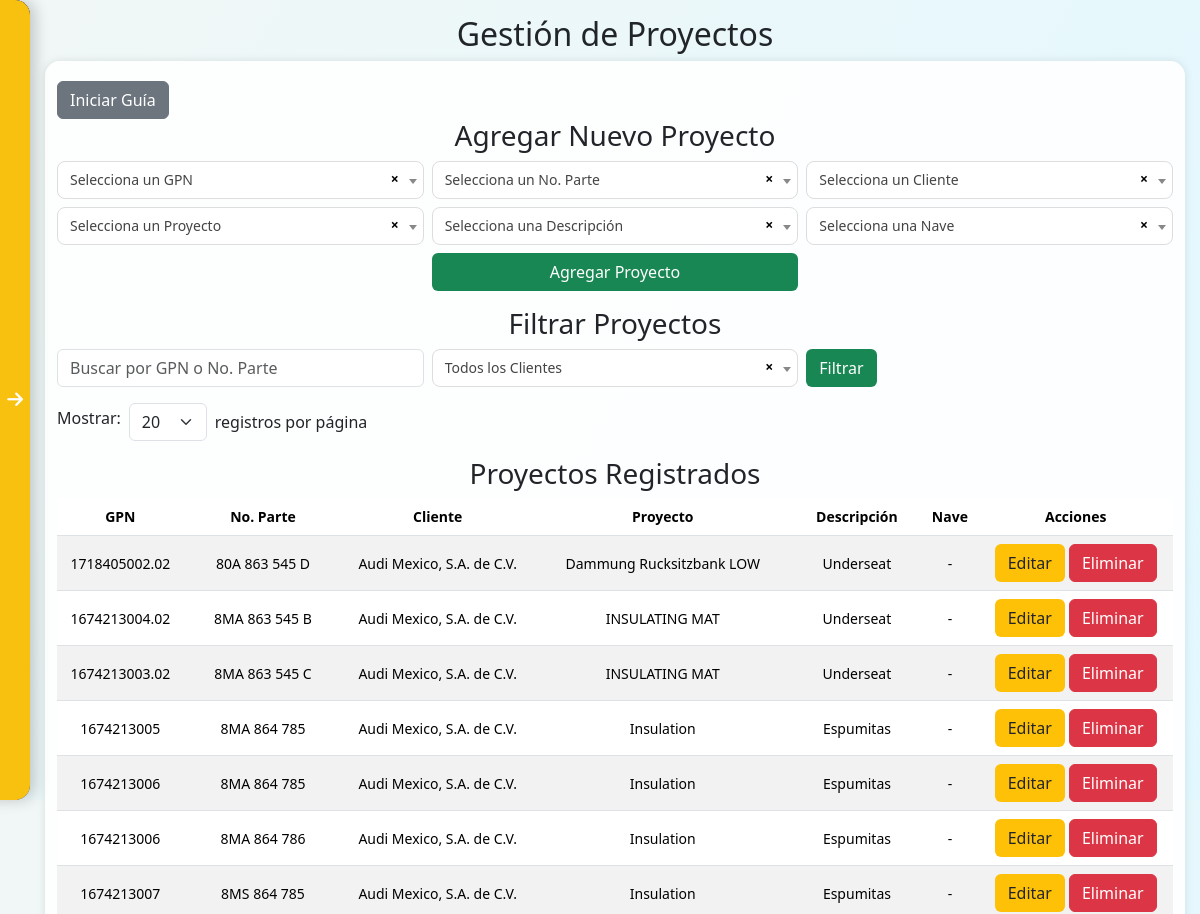
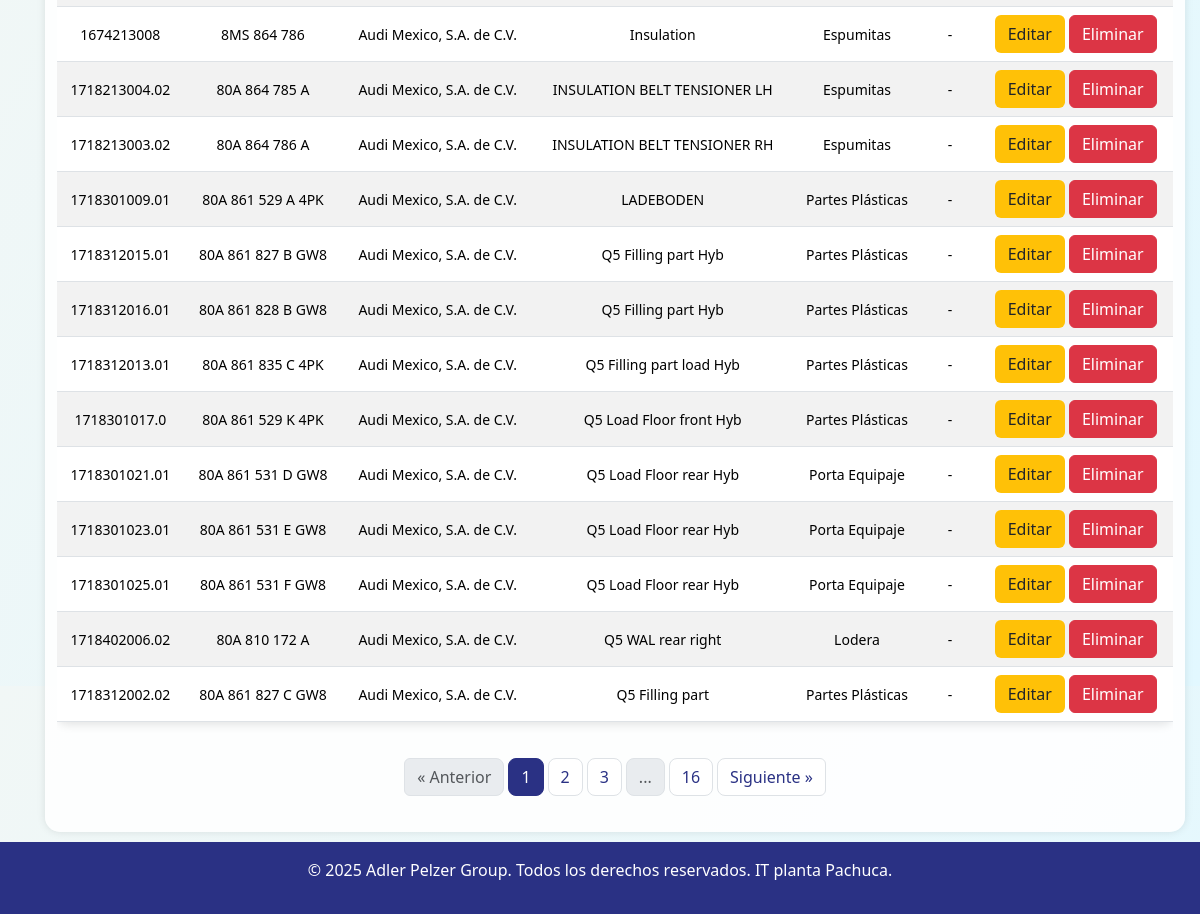
The app's page /Vista/proyectos.php (signed in) with its own data (2 pictures, top to bottom).
### tables this page shows
CREATE TABLE `proyectos` (
  `id` int(11) NOT NULL,
  `gpn` varchar(100) DEFAULT NULL,
  `numero_parte` varchar(100) DEFAULT NULL,
  `cliente` varchar(100) DEFAULT NULL,
  `proyecto` varchar(200) DEFAULT NULL,
  `descripcion` text DEFAULT NULL,
  `nave` varchar(50) DEFAULT NULL
);

### Vista/proyectos.php (the view, shortened to what this page needs)
<?php
$servername = "localhost";
$username = "root";
$password = "";
$database = "auditoria";
$conn = new mysqli($servername, $username, $password, $database);
$records_per_page = isset($_GET['per_page']) ? intval($_GET['per_page']) : 20;
$current_page = isset($_GET['page']) ? intval($_GET['page']) : 1;
$offset = ($current_page - 1) * $records_per_page;
$search_query = isset($_GET['search']) ? trim($_GET['search']) : '';
$selected_cliente = isset($_GET['cliente_filter']) ? trim($_GET['cliente_filter']) : '';
$sql_total = "SELECT COUNT(*) as total FROM proyectos WHERE 1=1";
$sql_proyectos = "SELECT * FROM proyectos WHERE 1=1";
$params = [];
$types = "";
$result_total = $conn->query($sql_total);
$total_records = $result_total->fetch_assoc()['total'];
$total_pages = ceil($total_records / $records_per_page);
$sql_proyectos .= " ORDER BY cliente ASC, proyecto ASC, descripcion ASC LIMIT ? OFFSET ?";
$params[] = $records_per_page;
$params[] = $offset;
$types .= "ii";
$stmt_proyectos = $conn->prepare($sql_proyectos);
$stmt_proyectos->bind_param($types, ...$params);
$stmt_proyectos->execute();
$result_proyectos = $stmt_proyectos->get_result();
?>
<!DOCTYPE html>
<html lang="es">
<head>
    <link href="https://cdn.jsdelivr.net/npm/bootstrap@5.3.3/dist/css/bootstrap.min.css" rel="stylesheet">
    <link rel="stylesheet" href="https://cdnjs.cloudflare.com/ajax/libs/font-awesome/6.5.1/css/all.min.css">
    <link href="https://cdn.jsdelivr.net/npm/intro.js@7.0.0/introjs.min.css" rel="stylesheet">
    <link href="https://cdn.jsdelivr.net/npm/select2@4.1.0-rc.0/dist/css/select2.min.css" rel="stylesheet" />
    <link rel="stylesheet" href="https://code.jquery.com/ui/1.13.2/themes/base/jquery-ui.css">
</head>
<body>
    <div class="sidebar" id="sidebar">
        <div class="sidebar-header">
            <h4>Adler Pelzer Group</h4>
        </div>
        <ul class="nav flex-column">
            <li class="nav-item">
                <a class="nav-link" href="../index.php"><i class="fas fa-tachometer-alt me-2"></i>Dashboard</a>
            </li>
            <?php if ($_SESSION["tipo"] === 'superadmin' || $_SESSION["tipo"] === "admin"): ?>
                <li class="nav-item">
                    <a class="nav-link" href="programar_auditoria.php"><i class="fas fa-calendar-plus me-2"></i>Programar Auditoría</a>
                </li>
            <?php endif; ?>
            <li class="nav-item">
                <a class="nav-link" href="ver_auditorias_programadas.php"><i class="fas fa-calendar-check me-2"></i>Ver Auditorías Programadas</a>
            </li>
            <?php if ($_SESSION["tipo"] === 'superadmin' || $_SESSION["tipo"] === "admin"): ?>
                <li class="nav-item">
                    <a class="nav-link active" href="#"><i class="fas fa-folder-open me-2"></i>Proyectos</a>
                </li>
            <?php endif; ?>
            <li class="nav-item">
                <a class="nav-link" href="mis_auditorias.php"><i class="fas fa-calendar me-2"></i>Mis Auditorías Programadas</a>
            </li>
            <li class="nav-item">
                <a class="nav-link" href="ver_registro_por_usuario.php"><i class="fas fa-check-circle me-2"></i>Mis Registros Terminados</a>
            </li>
            <li class="nav-item">
                <a class="nav-link" href="cambiar_contraseña.php"><i class="fas fa-lock me-2"></i>Cambiar Contraseña</a>
            </li>
        </ul>
        <div class="toggle-bar" onclick="toggleSidebar()">
            <i class="fas fa-arrow-right"></i>
        </div>
    </div>
    <div class="content" id="content">
        <h2>Gestión de Proyectos</h2>
        <div class="container">
            <button id="startTour" class="btn btn-secondary mb-12 text-white">Iniciar Guía</button>
            <h3 data-step="1" data-intro="Aquí puedes agregar un nuevo proyecto al sistema.">Agregar Nuevo Proyecto</h3>
            <form action="" method="POST" class="mb-3" data-step="2" data-intro="Ingresa los detalles del proyecto y haz clic en 'Agregar Proyecto'.">
                <div class="row g-2">
                    <div class="col-md-4">
                    </div>
                    <div class="col-md-4">
                    </div>
                    <div class="col-md-4">
                    </div>
                    <div class="col-md-4">
                    </div>
                    <div class="col-md-4">
                    </div>
                    <div class="col-md-4">
                    </div>
                    <div class="col-md-4 offset-md-4">
                        <button type="submit" name="submit_proyecto" class="btn btn-modern w-100 bg-success text-white">Agregar Proyecto</button>
                    </div>
                </div>
            </form>
            <h3>Filtrar Proyectos</h3>
            <form method="GET" action="" class="mb-3">
                <div class="row g-2 align-items-center">
                    <div class="col-md-4">
                        <input type="text" name="search" class="form-control" placeholder="Buscar por GPN o No. Parte" value="<?php echo htmlspecialchars($search_query); ?>">
                    </div>
                    <div class="col-md-4">
                    </div>
                    <div class="col-md-4">
                        <button type="submit" class="btn btn-modern bg-success text-white">Filtrar</button>
                    </div>
                </div>
            </form>
            <div class="mb-3">
                <form method="GET" action="">
                    <div class="row g-2 align-items-center">
                        <div class="col-auto">
                            <label for="per_page" class="form-label">Mostrar:</label>
                        </div>
                        <div class="col-auto">
                            <select name="per_page" id="per_page" class="form-select" onchange="this.form.submit()">
                                <option value="20" <?php echo $records_per_page == 20 ? 'selected' : ''; ?>>20</option>
                            </select>
                        </div>
                        <div class="col-auto">
                            <span>registros por página</span>
                        </div>
                    </div>
                </form>
            </div>
            <h3 data-step="3" data-intro="Consulta la lista de proyectos registrados y edítalos o elimínalos si es necesario.">Proyectos Registrados</h3>
            <div class="table-responsive">
                <table class="table table-modern table-striped align-middle text-center">
                    <thead>
                        <tr>
                            <th scope="col">GPN</th>
                            <th scope="col">No. Parte</th>
                            <th scope="col">Cliente</th>
                            <th scope="col">Proyecto</th>
                            <th scope="col">Descripción</th>
                            <th scope="col">Nave</th>
                            <th scope="col">Acciones</th>
                        </tr>
                    </thead>
                    <tbody>
                        <?php
                        if ($result_proyectos->num_rows > 0) {
                            while ($row = $result_proyectos->fetch_assoc()) {
                                echo "<tr>";
                                echo "<td>" . (empty($row["gpn"]) ? "-" : htmlspecialchars($row["gpn"])) . "</td>";
                                echo "<td>" . (empty($row["numero_parte"]) ? "-" : htmlspecialchars($row["numero_parte"])) . "</td>";
                                echo "<td>" . htmlspecialchars($row["cliente"]) . "</td>";
                                echo "<td>" . htmlspecialchars($row["proyecto"]) . "</td>";
                                echo "<td>" . htmlspecialchars($row["descripcion"]) . "</td>";
                                echo "<td>" . (empty($row["nave"]) ? "-" : htmlspecialchars($row["nave"])) . "</td>";
                                echo "<td>";
                                echo "<button type='button' class='btn btn-modern bg-warning me-1' data-bs-toggle='modal' data-bs-target='#editProyectoModal" . $row["id"] . "'>Editar</button>";
                                echo "<a href='?delete_proyecto=" . $row["id"] . "&per_page=$records_per_page&page=$current_page" . (!empty($search_query) ? "&search=" . urlencode($search_query) : "") . (!empty($selected_cliente) ? "&cliente_filter=" . urlencode($selected_cliente) : "") . "' class='btn btn-danger btn-modern' onclick='return confirm(\"¿Estás seguro de eliminar este proyecto?\")'>Eliminar</a>";
                                echo "</td>";
                                echo "</tr>";
                            }
                        } else {
                            echo "<tr><td colspan='7'>No hay proyectos registrados</td></tr>";
                        }
                        ?>
                    </tbody>
                </table>
            </div>
            <?php if ($total_pages > 1): ?>
                <nav aria-label="Paginación">
                    <ul class="pagination">
                        <li class="page-item <?php echo $current_page <= 1 ? 'disabled' : ''; ?>">
                            <a class="page-link" href="?page=<?php echo $current_page - 1; ?>&per_page=<?php echo $records_per_page; ?><?php echo (!empty($search_query) ? "&search=" . urlencode($search_query) : ""); ?><?php echo (!empty($selected_cliente) ? "&cliente_filter=" . urlencode($selected_cliente) : ""); ?>" aria-label="Anterior">
                                <span aria-hidden="true">« Anterior</span>
                            </a>
                        </li>
                        <?php
                        $start_page = max(1, $current_page - 2);
                        $end_page = min($total_pages, $current_page + 2);
                        for ($i = $start_page; $i <= $end_page; $i++) {
                            echo "<li class='page-item " . ($i == $current_page ? 'active' : '') . "'>";
                            echo "<a class='page-link' href='?page=$i&per_page=$records_per_page" . (!empty($search_query) ? "&search=" . urlencode($search_query) : "") . (!empty($selected_cliente) ? "&cliente_filter=" . urlencode($selected_cliente) : "") . "'>$i</a>";
                            echo "</li>";
                        }
                        if ($end_page < $total_pages) {
                            if ($end_page < $total_pages - 1) {
                                echo "<li class='page-item disabled'><span class='page-link'>...</span></li>";
                            }
                            echo "<li class='page-item'><a class='page-link' href='?page=$total_pages&per_page=$records_per_page" . (!empty($search_query) ? "&search=" . urlencode($search_query) : "") . (!empty($selected_cliente) ? "&cliente_filter=" . urlencode($selected_cliente) : "") . "'>$total_pages</a></li>";
                        }
                        ?>
                        <li class="page-item <?php echo $current_page >= $total_pages ? 'disabled' : ''; ?>">
                            <a class="page-link" href="?page=<?php echo $current_page + 1; ?>&per_page=<?php echo $records_per_page; ?><?php echo (!empty($search_query) ? "&search=" . urlencode($search_query) : ""); ?><?php echo (!empty($selected_cliente) ? "&cliente_filter=" . urlencode($selected_cliente) : ""); ?>" aria-label="Siguiente">
                                <span aria-hidden="true">Siguiente »</span>
                            </a>
                        </li>
                    </ul>
                </nav>
            <?php endif; ?>
        </div>
    </div>
    <br><br><br>
    <?php include('pie.php'); ?>
</body>
</html>

### Vista/pie.php (shortened to what this page needs)
<!DOCTYPE html>
<html lang="es">
<head>
    <link href="https://cdn.jsdelivr.net/npm/bootstrap@5.3.3/dist/css/bootstrap.min.css" rel="stylesheet">
</head>
<body>
    <footer class="text-white text-center py-3">
        <p>&copy; 2025 Adler Pelzer Group. Todos los derechos reservados. IT planta Pachuca.  </p>
    </footer>
</body>
</html>

### Vista/proyectos.php (style rules this page uses)
body { background: linear-gradient(120deg, rgb(241, 247, 246) 0%, rgb(226, 248, 255) 100%); min-height: 100vh; }
.sidebar { height: 100vh; width: 250px; position: fixed; top: 0; left: -220px; background-color: #2A3184; transition: 0.3s; padding-top: 60px; z-index: 1000; border-top-right-radius: 15px; border-bottom-right-radius: 15px; box-shadow: 5px 0 15px rgba(0, 0, 0, 0.2); }
.sidebar .nav-link { color: #fff; padding: 10px 20px; transition: 0.3s; }
.sidebar .nav-link.active { background-color: #3b47b8; color: #ffc107; }
.sidebar-header { padding: 15px; background-color: #1e2561; color: #fff; text-align: center; position: absolute; top: 0; width: 100%; border-top-right-radius: 15px; }
.toggle-bar { position: absolute; right: 0; top: 0; width: 30px; height: 100%; display: flex; align-items: center; justify-content: center; cursor: pointer; transition: 0.3s; border-top-right-radius: 15px; border-bottom-right-radius: 15px; }
.toggle-bar i { color: #fff; font-size: 18px; transition: 0.3s; }
.content { margin-left: 30px; transition: 0.3s; padding: 15px; }
.container { padding: 20px; background: rgba(255, 255, 255, 0.9); border-radius: 15px; box-shadow: 0 0 8px rgba(0,0,0,0.1); }
h2, h3 { color: #2A3184; font-weight: 600; margin-bottom: 15px; text-align: center; }
.table-modern { border-radius: 10px; overflow: hidden; box-shadow: 0 3px 10px rgba(0, 0, 0, 0.1); background: white; max-height: 400px; overflow-y: auto; }
.table-modern thead { background-color: #2A3184; color: white; position: sticky; top: 0; z-index: 1; }
.table-modern th, .table-modern td { padding: 10px; vertical-align: middle; font-size: 14px; }
.btn-modern { padding: 6px 12px; border-radius: 20px; font-weight: 500; transition: all 0.3s ease; background-color: #2A3184; color: white; border: none; font-size: 14px; }
.form-control, .form-select { border-radius: 8px; border: 1px solid #ddd; padding: 8px; font-size: 14px; }
.pagination { justify-content: center; margin-top: 20px; }
.pagination .page-link { color: #2A3184; border-radius: 8px; margin: 0 5px; }
.pagination .active .page-link { background-color: #2A3184; color: white; border-color: #2A3184; }

### Vista/pie.php (style rules this page uses)
body, html { height: 100%; margin: 0; }
.content { min-height: 100%; padding-bottom: 10px; }
footer { position: fixed; bottom: 0; width: 100%; background-color: #2A3184; }

### records on screen
proyectos: gpn "1718405002.02", numero_parte "80A 863 545 D", cliente "Audi Mexico, S.A. de C.V.", proyecto "Dammung Rucksitzbank LOW", descripcion "Underseat"
proyectos: gpn "1674213004.02", numero_parte "8MA 863 545 B", cliente "Audi Mexico, S.A. de C.V.", proyecto "INSULATING MAT", descripcion "Underseat"
proyectos: gpn "1674213003.02", numero_parte "8MA 863 545 C", cliente "Audi Mexico, S.A. de C.V.", proyecto "INSULATING MAT", descripcion "Underseat"
proyectos: gpn "1674213005", numero_parte "8MA 864 785", cliente "Audi Mexico, S.A. de C.V.", proyecto "Insulation", descripcion "Espumitas"
proyectos: gpn "1674213006", numero_parte "8MA 864 785", cliente "Audi Mexico, S.A. de C.V.", proyecto "Insulation", descripcion "Espumitas"
proyectos: gpn "1674213006", numero_parte "8MA 864 786", cliente "Audi Mexico, S.A. de C.V.", proyecto "Insulation", descripcion "Espumitas"
proyectos: gpn "1674213007", numero_parte "8MS 864 785", cliente "Audi Mexico, S.A. de C.V.", proyecto "Insulation", descripcion "Espumitas"
proyectos: gpn "1674213008", numero_parte "8MS 864 786", cliente "Audi Mexico, S.A. de C.V.", proyecto "Insulation", descripcion "Espumitas"
proyectos: gpn "1718213004.02", numero_parte "80A 864 785 A", cliente "Audi Mexico, S.A. de C.V.", proyecto "INSULATION BELT TENSIONER LH", descripcion "Espumitas"
proyectos: gpn "1718213003.02", numero_parte "80A 864 786 A", cliente "Audi Mexico, S.A. de C.V.", proyecto "INSULATION BELT TENSIONER RH", descripcion "Espumitas"
proyectos: gpn "1718301009.01", numero_parte "80A 861 529 A 4PK", cliente "Audi Mexico, S.A. de C.V.", proyecto "LADEBODEN", descripcion "Partes Plásticas"
proyectos: gpn "1718312015.01", numero_parte "80A 861 827 B GW8", cliente "Audi Mexico, S.A. de C.V.", proyecto "Q5 Filling part Hyb", descripcion "Partes Plásticas"
proyectos: gpn "1718312016.01", numero_parte "80A 861 828 B GW8", cliente "Audi Mexico, S.A. de C.V.", proyecto "Q5 Filling part Hyb", descripcion "Partes Plásticas"
proyectos: gpn "1718312013.01", numero_parte "80A 861 835 C 4PK", cliente "Audi Mexico, S.A. de C.V.", proyecto "Q5 Filling part load Hyb", descripcion "Partes Plásticas"
proyectos: gpn "1718301017.0", numero_parte "80A 861 529 K 4PK", cliente "Audi Mexico, S.A. de C.V.", proyecto "Q5 Load Floor front Hyb", descripcion "Partes Plásticas"
proyectos: gpn "1718301021.01", numero_parte "80A 861 531 D GW8", cliente "Audi Mexico, S.A. de C.V.", proyecto "Q5 Load Floor rear Hyb", descripcion "Porta Equipaje"
proyectos: gpn "1718301023.01", numero_parte "80A 861 531 E GW8", cliente "Audi Mexico, S.A. de C.V.", proyecto "Q5 Load Floor rear Hyb", descripcion "Porta Equipaje"
proyectos: gpn "1718301025.01", numero_parte "80A 861 531 F GW8", cliente "Audi Mexico, S.A. de C.V.", proyecto "Q5 Load Floor rear Hyb", descripcion "Porta Equipaje"
proyectos: gpn "1718402006.02", numero_parte "80A 810 172 A", cliente "Audi Mexico, S.A. de C.V.", proyecto "Q5 WAL rear right", descripcion "Lodera"
proyectos: gpn "1718312002.02", numero_parte "80A 861 827 C GW8", cliente "Audi Mexico, S.A. de C.V.", proyecto "Q5 Filling part", descripcion "Partes Plásticas"

### other values on screen
$total_pages "16"
